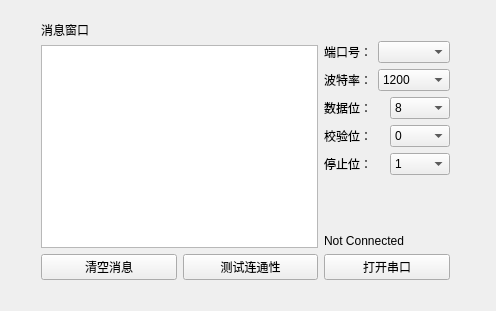
<?xml version="1.0" encoding="UTF-8"?>
<ui version="4.0">
 <class>MainWindow</class>
 <widget class="QMainWindow" name="MainWindow">
  <property name="geometry">
   <rect>
    <x>0</x>
    <y>0</y>
    <width>496</width>
    <height>311</height>
   </rect>
  </property>
  <property name="windowTitle">
   <string>MainWindow</string>
  </property>
  <widget class="QWidget" name="centralWidget">
   <widget class="QWidget" name="layoutWidget">
    <property name="geometry">
     <rect>
      <x>30</x>
      <y>10</y>
      <width>431</width>
      <height>281</height>
     </rect>
    </property>
    <layout class="QHBoxLayout" name="horizontalLayout_7">
     <item>
      <layout class="QVBoxLayout" name="verticalLayout">
       <item>
        <widget class="QLabel" name="label">
         <property name="text">
          <string>消息窗口</string>
         </property>
        </widget>
       </item>
       <item>
        <widget class="QTextEdit" name="textEdit"/>
       </item>
       <item>
        <layout class="QHBoxLayout" name="horizontalLayout">
         <item>
          <widget class="QPushButton" name="clearButton">
           <property name="text">
            <string>清空消息</string>
           </property>
          </widget>
         </item>
         <item>
          <widget class="QPushButton" name="sendButton">
           <property name="text">
            <string>测试连通性</string>
           </property>
          </widget>
         </item>
        </layout>
       </item>
      </layout>
     </item>
     <item>
      <layout class="QVBoxLayout" name="verticalLayout_2">
       <item>
        <layout class="QVBoxLayout" name="verticalLayout_3">
         <item>
          <widget class="QLabel" name="label_8">
           <property name="text">
            <string/>
           </property>
          </widget>
         </item>
         <item>
          <layout class="QHBoxLayout" name="horizontalLayout_2">
           <item>
            <widget class="QLabel" name="label_3">
             <property name="text">
              <string>端口号：</string>
             </property>
            </widget>
           </item>
           <item>
            <widget class="QComboBox" name="PortBox"/>
           </item>
          </layout>
         </item>
         <item>
          <layout class="QHBoxLayout" name="horizontalLayout_3">
           <item>
            <widget class="QLabel" name="label_4">
             <property name="text">
              <string>波特率：</string>
             </property>
            </widget>
           </item>
           <item>
            <widget class="QComboBox" name="BaudBox">
             <item>
              <property name="text">
               <string>1200</string>
              </property>
             </item>
             <item>
              <property name="text">
               <string>2400</string>
              </property>
             </item>
             <item>
              <property name="text">
               <string>4800</string>
              </property>
             </item>
             <item>
              <property name="text">
               <string>9600</string>
              </property>
             </item>
             <item>
              <property name="text">
               <string>19200</string>
              </property>
             </item>
             <item>
              <property name="text">
               <string>115200</string>
              </property>
             </item>
            </widget>
           </item>
          </layout>
         </item>
         <item>
          <layout class="QHBoxLayout" name="horizontalLayout_4">
           <item>
            <widget class="QLabel" name="label_5">
             <property name="text">
              <string>数据位：</string>
             </property>
            </widget>
           </item>
           <item>
            <widget class="QComboBox" name="BitNumBox">
             <item>
              <property name="text">
               <string>8</string>
              </property>
             </item>
            </widget>
           </item>
          </layout>
         </item>
         <item>
          <layout class="QHBoxLayout" name="horizontalLayout_5">
           <item>
            <widget class="QLabel" name="label_6">
             <property name="text">
              <string>校验位：</string>
             </property>
            </widget>
           </item>
           <item>
            <widget class="QComboBox" name="ParityBox">
             <item>
              <property name="text">
               <string>0</string>
              </property>
             </item>
            </widget>
           </item>
          </layout>
         </item>
         <item>
          <layout class="QHBoxLayout" name="horizontalLayout_6">
           <item>
            <widget class="QLabel" name="label_7">
             <property name="text">
              <string>停止位：</string>
             </property>
            </widget>
           </item>
           <item>
            <widget class="QComboBox" name="StopBox">
             <item>
              <property name="text">
               <string>1</string>
              </property>
             </item>
             <item>
              <property name="text">
               <string>2</string>
              </property>
             </item>
            </widget>
           </item>
          </layout>
         </item>
        </layout>
       </item>
       <item>
        <spacer name="verticalSpacer">
         <property name="orientation">
          <enum>Qt::Vertical</enum>
         </property>
         <property name="sizeHint" stdset="0">
          <size>
           <width>20</width>
           <height>68</height>
          </size>
         </property>
        </spacer>
       </item>
       <item>
        <widget class="QLabel" name="label_ifc">
         <property name="text">
          <string>Not Connected</string>
         </property>
        </widget>
       </item>
       <item>
        <widget class="QPushButton" name="openButton">
         <property name="text">
          <string>打开串口</string>
         </property>
        </widget>
       </item>
      </layout>
     </item>
    </layout>
   </widget>
  </widget>
 </widget>
 <layoutdefault spacing="6" margin="11"/>
 <resources/>
 <connections/>
</ui>
